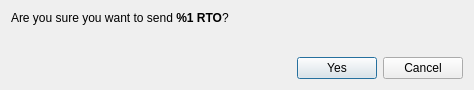
<?xml version="1.0" encoding="UTF-8"?>
<ui version="4.0">
 <class>ConfirmSendDialog</class>
 <widget class="QDialog" name="ConfirmSendDialog">
  <property name="windowModality">
   <enum>Qt::ApplicationModal</enum>
  </property>
  <property name="geometry">
   <rect>
    <x>0</x>
    <y>0</y>
    <width>474</width>
    <height>90</height>
   </rect>
  </property>
  <property name="windowTitle">
   <string>Confirm sending %1 RTO</string>
  </property>
  <layout class="QVBoxLayout" name="verticalLayout">
   <item>
    <layout class="QVBoxLayout" name="verticalLayout_2">
     <item>
      <widget class="QLabel" name="m_confirmLabel">
       <property name="text">
        <string>&lt;html&gt;&lt;head/&gt;&lt;body&gt;&lt;p&gt;Are you sure you want to send &lt;strong&gt;%1 RTO&lt;/strong&gt;?&lt;/p&gt;&lt;/body&gt;&lt;/html&gt;</string>
       </property>
       <property name="textFormat">
        <enum>Qt::RichText</enum>
       </property>
      </widget>
     </item>
     <item>
      <widget class="QLabel" name="m_paymentIdLabel">
       <property name="text">
        <string/>
       </property>
       <property name="textFormat">
        <enum>Qt::RichText</enum>
       </property>
      </widget>
     </item>
    </layout>
   </item>
   <item>
    <spacer name="verticalSpacer">
     <property name="orientation">
      <enum>Qt::Vertical</enum>
     </property>
     <property name="sizeHint" stdset="0">
      <size>
       <width>20</width>
       <height>40</height>
      </size>
     </property>
    </spacer>
   </item>
   <item>
    <layout class="QHBoxLayout" name="horizontalLayout_2">
     <item>
      <spacer name="horizontalSpacer">
       <property name="orientation">
        <enum>Qt::Horizontal</enum>
       </property>
       <property name="sizeHint" stdset="0">
        <size>
         <width>40</width>
         <height>20</height>
        </size>
       </property>
      </spacer>
     </item>
     <item>
      <widget class="QPushButton" name="m_okButton">
       <property name="text">
        <string>Yes</string>
       </property>
       <property name="icon">
        <iconset resource="../../resources.qrc">
         <normaloff>:/icons/transaction</normaloff>:/icons/transaction</iconset>
       </property>
      </widget>
     </item>
     <item>
      <widget class="QPushButton" name="m_cancelButton">
       <property name="text">
        <string>Cancel</string>
       </property>
       <property name="icon">
        <iconset resource="../../resources.qrc">
         <normaloff>:/icons/cancel</normaloff>:/icons/cancel</iconset>
       </property>
      </widget>
     </item>
    </layout>
   </item>
  </layout>
 </widget>
 <resources>
  <include location="../../resources.qrc"/>
 </resources>
 <connections>
  <connection>
   <sender>m_okButton</sender>
   <signal>clicked()</signal>
   <receiver>ConfirmSendDialog</receiver>
   <slot>accept()</slot>
   <hints>
    <hint type="sourcelabel">
     <x>500</x>
     <y>62</y>
    </hint>
    <hint type="destinationlabel">
     <x>276</x>
     <y>44</y>
    </hint>
   </hints>
  </connection>
  <connection>
   <sender>m_cancelButton</sender>
   <signal>clicked()</signal>
   <receiver>ConfirmSendDialog</receiver>
   <slot>reject()</slot>
   <hints>
    <hint type="sourcelabel">
     <x>417</x>
     <y>62</y>
    </hint>
    <hint type="destinationlabel">
     <x>276</x>
     <y>44</y>
    </hint>
   </hints>
  </connection>
 </connections>
</ui>
